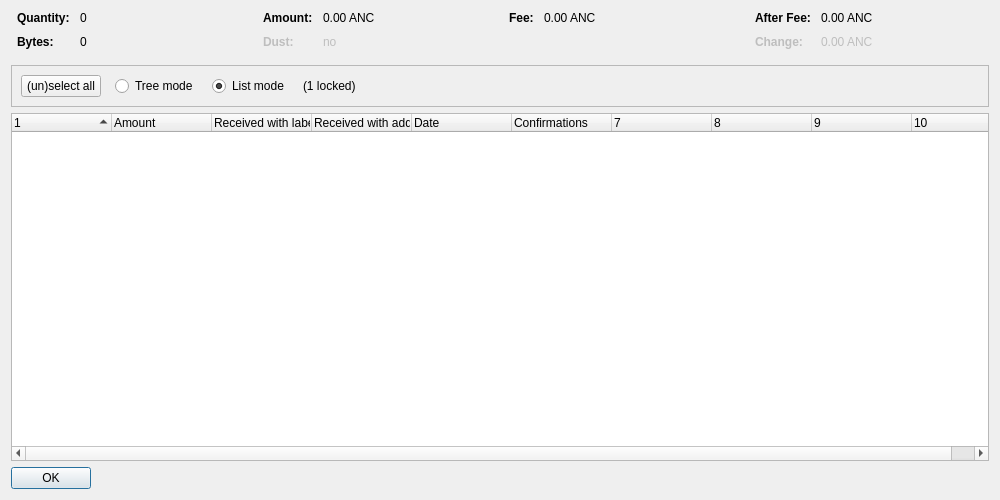
<?xml version="1.0" encoding="UTF-8"?>
<ui version="4.0">
 <class>CoinControlDialog</class>
 <widget class="QDialog" name="CoinControlDialog">
  <property name="geometry">
   <rect>
    <x>0</x>
    <y>0</y>
    <width>1000</width>
    <height>500</height>
   </rect>
  </property>
  <property name="windowTitle">
   <string>Coin Selection</string>
  </property>
  <layout class="QVBoxLayout" name="verticalLayout">
   <item>
    <layout class="QHBoxLayout" name="horizontalLayoutTop" stretch="0,0,0,0">
     <property name="topMargin">
      <number>0</number>
     </property>
     <property name="bottomMargin">
      <number>10</number>
     </property>
     <item>
      <layout class="QFormLayout" name="formLayoutCoinControl1">
       <property name="horizontalSpacing">
        <number>10</number>
       </property>
       <property name="verticalSpacing">
        <number>10</number>
       </property>
       <property name="leftMargin">
        <number>6</number>
       </property>
       <property name="rightMargin">
        <number>6</number>
       </property>
       <item row="0" column="0">
        <widget class="QLabel" name="labelCoinControlQuantityText">
         <property name="font">
          <font>
           <weight>75</weight>
           <bold>true</bold>
          </font>
         </property>
         <property name="text">
          <string>Quantity:</string>
         </property>
        </widget>
       </item>
       <item row="0" column="1">
        <widget class="QLabel" name="labelCoinControlQuantity">
         <property name="cursor">
          <cursorShape>IBeamCursor</cursorShape>
         </property>
         <property name="contextMenuPolicy">
          <enum>Qt::ActionsContextMenu</enum>
         </property>
         <property name="text">
          <string notr="true">0</string>
         </property>
         <property name="textInteractionFlags">
          <set>Qt::LinksAccessibleByMouse|Qt::TextSelectableByKeyboard|Qt::TextSelectableByMouse</set>
         </property>
        </widget>
       </item>
       <item row="1" column="0">
        <widget class="QLabel" name="labelCoinControlBytesText">
         <property name="font">
          <font>
           <weight>75</weight>
           <bold>true</bold>
          </font>
         </property>
         <property name="text">
          <string>Bytes:</string>
         </property>
        </widget>
       </item>
       <item row="1" column="1">
        <widget class="QLabel" name="labelCoinControlBytes">
         <property name="cursor">
          <cursorShape>IBeamCursor</cursorShape>
         </property>
         <property name="contextMenuPolicy">
          <enum>Qt::ActionsContextMenu</enum>
         </property>
         <property name="text">
          <string notr="true">0</string>
         </property>
         <property name="textInteractionFlags">
          <set>Qt::LinksAccessibleByMouse|Qt::TextSelectableByKeyboard|Qt::TextSelectableByMouse</set>
         </property>
        </widget>
       </item>
      </layout>
     </item>
     <item>
      <layout class="QFormLayout" name="formLayoutCoinControl2">
       <property name="horizontalSpacing">
        <number>10</number>
       </property>
       <property name="verticalSpacing">
        <number>10</number>
       </property>
       <property name="leftMargin">
        <number>6</number>
       </property>
       <property name="rightMargin">
        <number>6</number>
       </property>
       <item row="0" column="0">
        <widget class="QLabel" name="labelCoinControlAmountText">
         <property name="font">
          <font>
           <weight>75</weight>
           <bold>true</bold>
          </font>
         </property>
         <property name="text">
          <string>Amount:</string>
         </property>
        </widget>
       </item>
       <item row="0" column="1">
        <widget class="QLabel" name="labelCoinControlAmount">
         <property name="cursor">
          <cursorShape>IBeamCursor</cursorShape>
         </property>
         <property name="contextMenuPolicy">
          <enum>Qt::ActionsContextMenu</enum>
         </property>
         <property name="text">
          <string notr="true">0.00 ANC</string>
         </property>
         <property name="textInteractionFlags">
          <set>Qt::LinksAccessibleByMouse|Qt::TextSelectableByKeyboard|Qt::TextSelectableByMouse</set>
         </property>
        </widget>
       </item>
       <item row="1" column="0">
        <widget class="QLabel" name="labelCoinControlLowOutputText">
         <property name="enabled">
          <bool>false</bool>
         </property>
         <property name="font">
          <font>
           <weight>75</weight>
           <bold>true</bold>
          </font>
         </property>
         <property name="text">
          <string>Dust:</string>
         </property>
        </widget>
       </item>
       <item row="1" column="1">
        <widget class="QLabel" name="labelCoinControlLowOutput">
         <property name="enabled">
          <bool>false</bool>
         </property>
         <property name="cursor">
          <cursorShape>IBeamCursor</cursorShape>
         </property>
         <property name="contextMenuPolicy">
          <enum>Qt::ActionsContextMenu</enum>
         </property>
         <property name="text">
          <string notr="true">no</string>
         </property>
         <property name="textInteractionFlags">
          <set>Qt::LinksAccessibleByMouse|Qt::TextSelectableByKeyboard|Qt::TextSelectableByMouse</set>
         </property>
        </widget>
       </item>
      </layout>
     </item>
     <item>
      <layout class="QFormLayout" name="formLayoutCoinControl3">
       <property name="horizontalSpacing">
        <number>10</number>
       </property>
       <property name="verticalSpacing">
        <number>10</number>
       </property>
       <property name="leftMargin">
        <number>6</number>
       </property>
       <property name="rightMargin">
        <number>6</number>
       </property>
       <item row="0" column="0">
        <widget class="QLabel" name="labelCoinControlFeeText">
         <property name="font">
          <font>
           <weight>75</weight>
           <bold>true</bold>
          </font>
         </property>
         <property name="text">
          <string>Fee:</string>
         </property>
        </widget>
       </item>
       <item row="0" column="1">
        <widget class="QLabel" name="labelCoinControlFee">
         <property name="cursor">
          <cursorShape>IBeamCursor</cursorShape>
         </property>
         <property name="contextMenuPolicy">
          <enum>Qt::ActionsContextMenu</enum>
         </property>
         <property name="text">
          <string notr="true">0.00 ANC</string>
         </property>
         <property name="textInteractionFlags">
          <set>Qt::LinksAccessibleByMouse|Qt::TextSelectableByKeyboard|Qt::TextSelectableByMouse</set>
         </property>
        </widget>
       </item>
      </layout>
     </item>
     <item>
      <layout class="QFormLayout" name="formLayoutCoinControl4">
       <property name="horizontalSpacing">
        <number>10</number>
       </property>
       <property name="verticalSpacing">
        <number>10</number>
       </property>
       <property name="leftMargin">
        <number>6</number>
       </property>
       <property name="rightMargin">
        <number>6</number>
       </property>
       <item row="0" column="0">
        <widget class="QLabel" name="labelCoinControlAfterFeeText">
         <property name="font">
          <font>
           <weight>75</weight>
           <bold>true</bold>
          </font>
         </property>
         <property name="text">
          <string>After Fee:</string>
         </property>
        </widget>
       </item>
       <item row="0" column="1">
        <widget class="QLabel" name="labelCoinControlAfterFee">
         <property name="cursor">
          <cursorShape>IBeamCursor</cursorShape>
         </property>
         <property name="contextMenuPolicy">
          <enum>Qt::ActionsContextMenu</enum>
         </property>
         <property name="text">
          <string notr="true">0.00 ANC</string>
         </property>
         <property name="textInteractionFlags">
          <set>Qt::LinksAccessibleByMouse|Qt::TextSelectableByKeyboard|Qt::TextSelectableByMouse</set>
         </property>
        </widget>
       </item>
       <item row="1" column="0">
        <widget class="QLabel" name="labelCoinControlChangeText">
         <property name="enabled">
          <bool>false</bool>
         </property>
         <property name="font">
          <font>
           <weight>75</weight>
           <bold>true</bold>
          </font>
         </property>
         <property name="text">
          <string>Change:</string>
         </property>
        </widget>
       </item>
       <item row="1" column="1">
        <widget class="QLabel" name="labelCoinControlChange">
         <property name="enabled">
          <bool>false</bool>
         </property>
         <property name="cursor">
          <cursorShape>IBeamCursor</cursorShape>
         </property>
         <property name="contextMenuPolicy">
          <enum>Qt::ActionsContextMenu</enum>
         </property>
         <property name="text">
          <string notr="true">0.00 ANC</string>
         </property>
         <property name="textInteractionFlags">
          <set>Qt::LinksAccessibleByMouse|Qt::TextSelectableByKeyboard|Qt::TextSelectableByMouse</set>
         </property>
        </widget>
       </item>
      </layout>
     </item>
    </layout>
   </item>
   <item>
    <widget class="QFrame" name="frame">
     <property name="minimumSize">
      <size>
       <width>0</width>
       <height>40</height>
      </size>
     </property>
     <property name="frameShape">
      <enum>QFrame::StyledPanel</enum>
     </property>
     <property name="frameShadow">
      <enum>QFrame::Sunken</enum>
     </property>
     <layout class="QHBoxLayout" name="horizontalLayout">
      <item>
       <layout class="QHBoxLayout" name="horizontalLayoutPanel" stretch="0,0,0,0,0">
        <property name="spacing">
         <number>14</number>
        </property>
        <item>
         <widget class="QPushButton" name="pushButtonSelectAll">
          <property name="sizePolicy">
           <sizepolicy hsizetype="Maximum" vsizetype="Fixed">
            <horstretch>0</horstretch>
            <verstretch>0</verstretch>
           </sizepolicy>
          </property>
          <property name="text">
           <string>(un)select all</string>
          </property>
          <property name="autoDefault">
           <bool>false</bool>
          </property>
         </widget>
        </item>
        <item>
         <widget class="QRadioButton" name="radioTreeMode">
          <property name="sizePolicy">
           <sizepolicy hsizetype="Maximum" vsizetype="Fixed">
            <horstretch>0</horstretch>
            <verstretch>0</verstretch>
           </sizepolicy>
          </property>
          <property name="text">
           <string>Tree mode</string>
          </property>
         </widget>
        </item>
        <item>
         <widget class="QRadioButton" name="radioListMode">
          <property name="sizePolicy">
           <sizepolicy hsizetype="Maximum" vsizetype="Fixed">
            <horstretch>0</horstretch>
            <verstretch>0</verstretch>
           </sizepolicy>
          </property>
          <property name="text">
           <string>List mode</string>
          </property>
          <property name="checked">
           <bool>true</bool>
          </property>
         </widget>
        </item>
        <item>
         <widget class="QLabel" name="labelLocked">
          <property name="text">
           <string notr="true">(1 locked)</string>
          </property>
         </widget>
        </item>
        <item>
         <spacer name="horizontalSpacer">
          <property name="orientation">
           <enum>Qt::Horizontal</enum>
          </property>
          <property name="sizeHint" stdset="0">
           <size>
            <width>40</width>
            <height>20</height>
           </size>
          </property>
         </spacer>
        </item>
       </layout>
      </item>
     </layout>
    </widget>
   </item>
   <item>
    <widget class="CoinControlTreeWidget" name="treeWidget">
     <property name="contextMenuPolicy">
      <enum>Qt::CustomContextMenu</enum>
     </property>
     <property name="sortingEnabled">
      <bool>false</bool>
     </property>
     <property name="columnCount">
      <number>10</number>
     </property>
     <attribute name="headerShowSortIndicator" stdset="0">
      <bool>true</bool>
     </attribute>
     <attribute name="headerStretchLastSection">
      <bool>false</bool>
     </attribute>
     <column>
      <property name="text">
       <string/>
      </property>
     </column>
     <column>
      <property name="text">
       <string>Amount</string>
      </property>
     </column>
     <column>
      <property name="text">
       <string>Received with label</string>
      </property>
     </column>
     <column>
      <property name="text">
       <string>Received with address</string>
      </property>
     </column>
     <column>
      <property name="text">
       <string>Date</string>
      </property>
     </column>
     <column>
      <property name="text">
       <string>Confirmations</string>
      </property>
      <property name="toolTip">
       <string>Confirmed</string>
      </property>
     </column>
     <column>
      <property name="text">
       <string/>
      </property>
     </column>
     <column>
      <property name="text">
       <string/>
      </property>
     </column>
     <column>
      <property name="text">
       <string/>
      </property>
     </column>
     <column>
      <property name="text">
       <string/>
      </property>
     </column>
    </widget>
   </item>
   <item>
    <widget class="QDialogButtonBox" name="buttonBox">
     <property name="sizePolicy">
      <sizepolicy hsizetype="Maximum" vsizetype="Fixed">
       <horstretch>0</horstretch>
       <verstretch>0</verstretch>
      </sizepolicy>
     </property>
     <property name="orientation">
      <enum>Qt::Horizontal</enum>
     </property>
     <property name="standardButtons">
      <set>QDialogButtonBox::Ok</set>
     </property>
    </widget>
   </item>
  </layout>
 </widget>
 <customwidgets>
  <customwidget>
   <class>CoinControlTreeWidget</class>
   <extends>QTreeWidget</extends>
   <header>qt/coincontroltreewidget.h</header>
  </customwidget>
 </customwidgets>
 <resources/>
 <connections/>
</ui>
